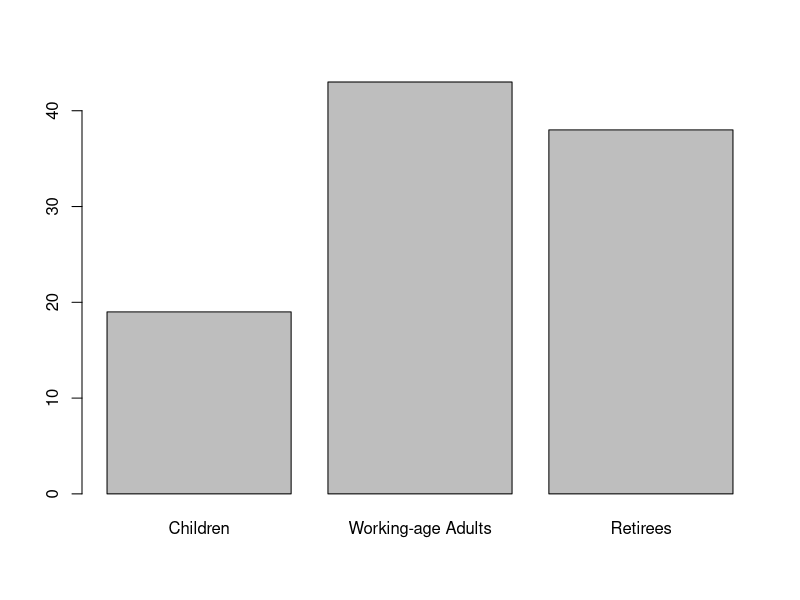
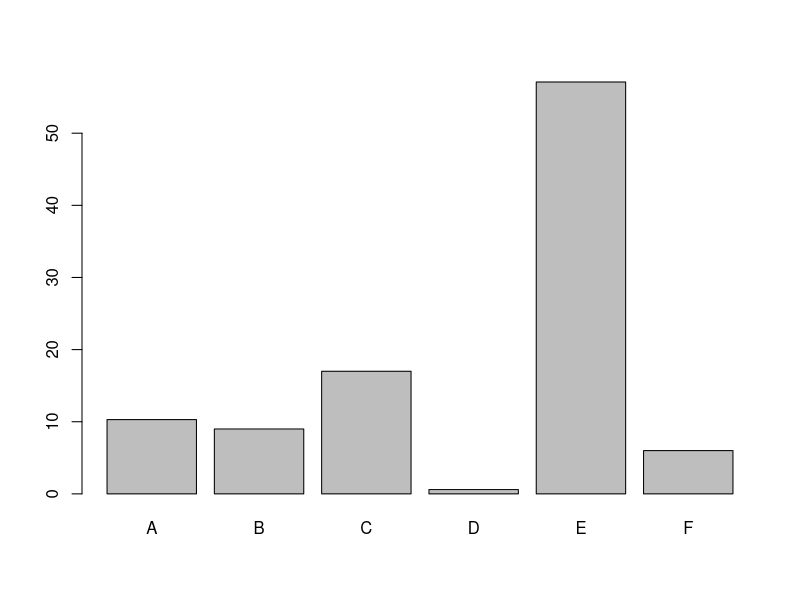
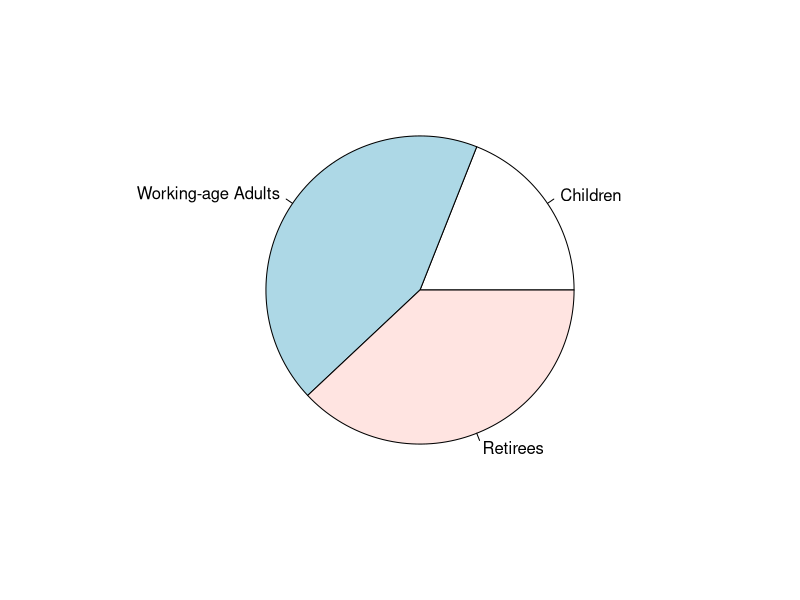
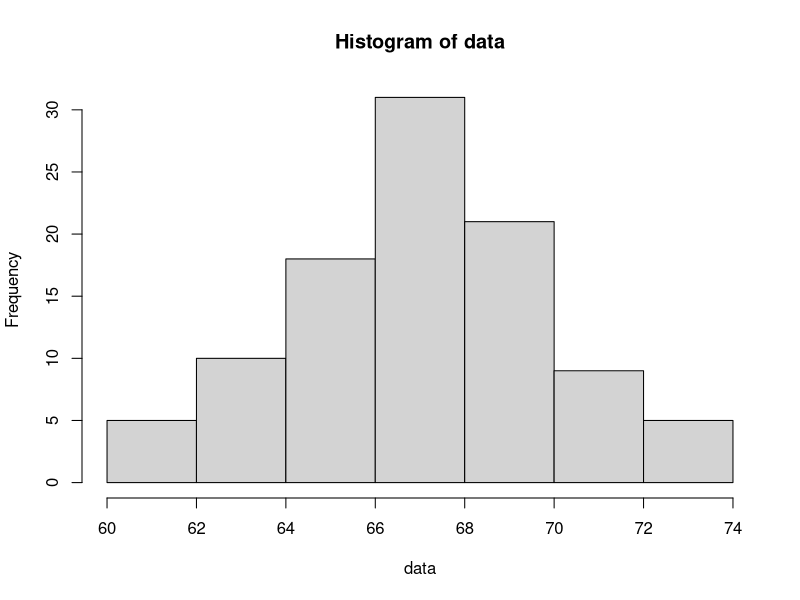
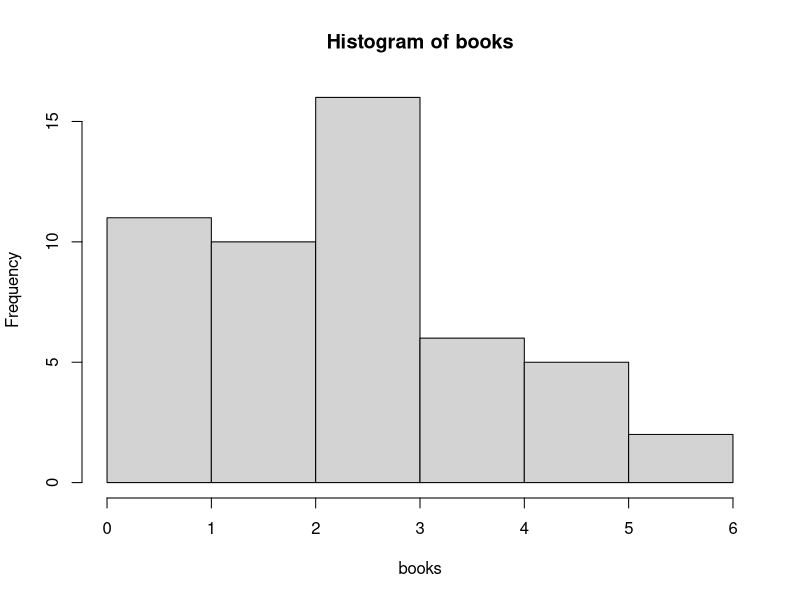
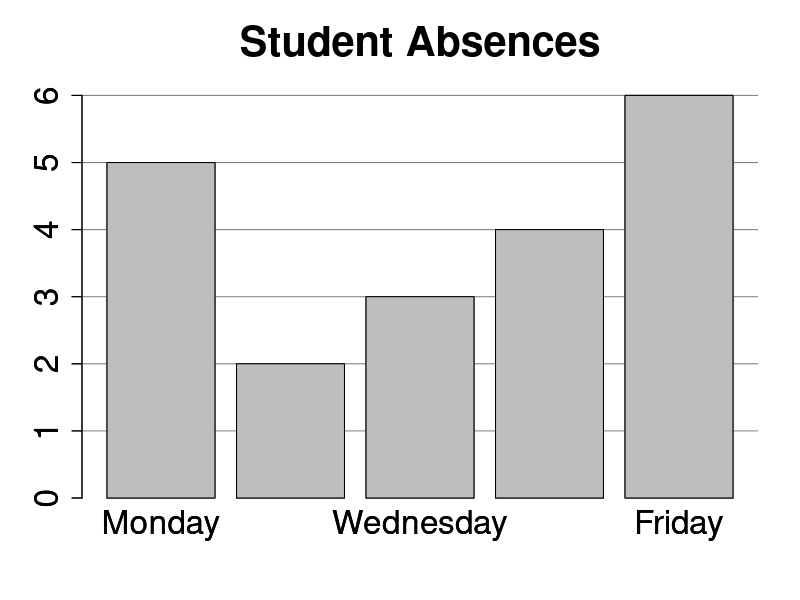
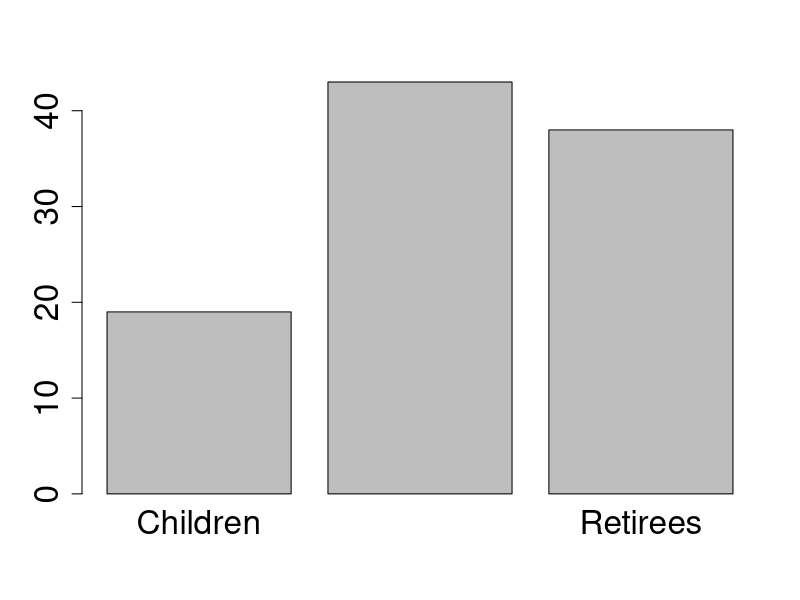
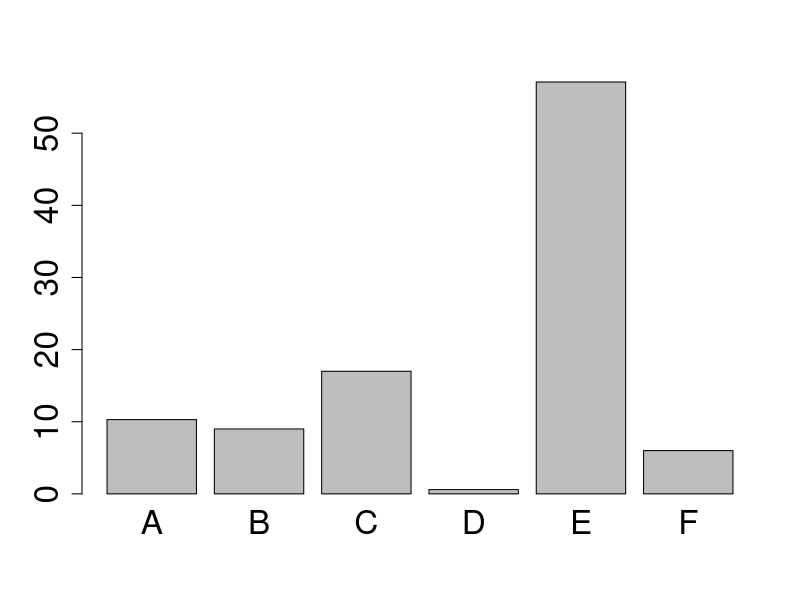

These charts were generated, in order, by the following R code:
# Relative Frequency for Face-to-Face Modality
42/75

# Relative Frequency for Online Modality
26/75

# Relative Frequency for Hybrid Modality
7/75

## To Do: Example Video with missing relative frequency

png("elementary_attendance_barchart.png", width = 1000, height = 500)

absences = c(5, 2, 3, 4, 6)
day = c("Monday", "Tuesday", "Wednesday", "Thursday", "Friday")

barplot(height = absences, names = day, ylim = c(0,6.2), cex.names = 2, cex.axis = 2, cex.main = 2.5, main = "Student Absences")
for (j in 1:6) {
    abline(h = j, col = "gray50")
}
barplot(height = absences, names = day, ylim = c(0,6.2), cex.names = 2, cex.axis = 2, cex.main = 2.5, main = "Student Absences", add = TRUE)

dev.off()

2/20 * 100

## To Do: Video Example Reading Barcharts

proportions = c(19, 43, 38)
age_groups = c("Children", "Working-age Adults", "Retirees")

barplot(height = proportions, names = age_groups)

png("park_city_barchart.png", width = 1000, height = 500)

proportions = c(19, 43, 38)
age_groups = c("Children", "Working-age Adults", "Retirees")

barplot(height = proportions, names = age_groups, cex.names = 2, cex.axis = 2)

dev.off()

APproportion = c(10.3, 9.0, 17.0, 0.6, 57.1, 6.0)
race = c("A", "B", "C", "D", "E", "F")

barplot(height = APproportion, names = race)

png("ap_examinees_barchart.png", width = 1000, height = 500)

APproportion = c(10.3, 9.0, 17.0, 0.6, 57.1, 6.0)
race = c("A", "B", "C", "D", "E", "F")

barplot(height = APproportion, names = race, cex.names = 2, cex.axis = 2)

dev.off()

## To Do: Video Example Creating Bar Charts

proportions = c(19, 43, 38)
age_groups = c("Children", "Working-age Adults", "Retirees")

pie(proportions, labels = age_groups)

png("park_city_piechart.png", width = 1000, height = 1000)

par(mar = c(2, 0, 0, 0))

proportions = c(19, 43, 38)
age_groups = c("Children", "Working-age\nAdults", "Retirees")

pie(proportions, labels = age_groups, cex = 2.5)

dev.off()

png("pie_vs_bar.png", width = 1000, height = 1000)

a <- matrix(c(17, 18, 20, 22, 23,
                20, 20, 19, 21, 20,
                23, 22, 20, 18, 17), nrow=3, byrow=T)
  titles <- c("A", "B", "C")
  cols <- c("#173f5f", "#20639b", "#3caea3", "#f6d55c", "tomato2")
  
  defaultmar <- par()$mar
  layout(matrix(c(1,3,5,
                  2,4,6), nrow=2, byrow=T), height=c(1,1))       
  par(cex=2)
  par(font=1)
  par(las=1)
  par(font.axis=1)
  par(mgp=c(1,1,0))
  
  for (i in 1:nrow(a)) {
    par(mar=c(0,0,2,0))
    pie(a[i,], init=90, clockwise=T, col=cols, radius=0.8)
    title(main=titles[i], line=0)
    par(mar=defaultmar+c(-2,-1.5,-4,-0.5))
    par(mgp=c(0,0.5,0))
    barplot(a[i,], horiz=F, xlim=c(0,10), ylim=c(0,25), col=cols, border=1,
            names.arg=1:5, space=0.8, axes=F)
    par(mgp=c(0,1,0))
  
    
    axis(2)
  }

dev.off()

png("gas_hist.png", width = 1000, height = 700)

x = runif(45, min = 4.30, max = 4.40)
x = append(x, runif(60, min = 4.40, max = 4.50))
x = append(x, runif(70, min = 4.50, max = 4.60))
x = append(x, runif(40, min = 4.60, max = 4.70))
x = append(x, runif(20, min = 4.70, max = 4.80))
x = append(x, runif(15, min = 4.80, max = 4.90))
x = append(x, runif(5, min = 4.90, max = 5.00))

par(mgp = c(4, 1, 0), mar = c(5, 6, 5, 0))
hist(x, ylim = c(0, 71), xaxt = "n", xlab = "Gas Prices", main = "Histogram of Gas Prices in the Bay Area", cex.lab = 2.5, cex.axis = 2, cex.main = 2.5, col = "gray70")
for (j in 1:7) {
    abline(h = j*10, col = "gray50")
}
hist(x, ylim = c(0, 71), xaxt = "n", xlab = "Gas Prices", main = "Histogram of Gas Prices in the Bay Area", cex.lab = 2.5, cex.axis = 2, cex.main = 2.5, col = "gray70", add = TRUE)
axis(1, at = seq(from = 4.30, to = 5.00, by = 0.10), labels = c("4.30", "4.40", "4.50", "4.60", "4.70", "4.80", "4.90", "5.00"), cex.axis = 2)

dev.off()

130/255 * 100

## To Do: Video Example Interpret Histogram

data = c(60, 60.5, 61, 61, 61.5, 63.5, 63.5, 63.5, 64, 64, 64, 64, 64, 64, 64, 64.5, 64.5, 64.5, 64.5, 64.5, 64.5, 64.5, 64.5, 66, 66, 66, 66, 66, 66, 66, 66, 66, 66, 66.5, 66.5, 66.5, 66.5, 66.5, 66.5, 66.5, 66.5, 66.5, 66.5, 66.5, 67, 67, 67, 67, 67, 67, 67, 67, 67, 67, 67, 67, 67.5, 67.5, 67.5, 67.5, 67.5, 67.5, 68, 68, 69, 69, 69, 69, 69, 69, 69, 69, 69, 69, 69.5, 69.5, 69.5, 69.5, 69.5, 70, 70, 70, 70, 70, 70, 70.5, 70.5, 70.5, 71, 71, 71, 72, 72, 72, 72.5, 72.5, 73, 73.5, 74)

hist(data)

png("soccer_hist.png", width = 1000, height = 500)

par(mgp = c(4, 1, 0), mar = c(5, 6, 5, 0))
data = c(60, 60.5, 61, 61, 61.5, 63.5, 63.5, 63.5, 64, 64, 64, 64, 64, 64, 64, 64.5, 64.5, 64.5, 64.5, 64.5, 64.5, 64.5, 64.5, 66, 66, 66, 66, 66, 66, 66, 66, 66, 66, 66.5, 66.5, 66.5, 66.5, 66.5, 66.5, 66.5, 66.5, 66.5, 66.5, 66.5, 67, 67, 67, 67, 67, 67, 67, 67, 67, 67, 67, 67, 67.5, 67.5, 67.5, 67.5, 67.5, 67.5, 68, 68, 69, 69, 69, 69, 69, 69, 69, 69, 69, 69, 69.5, 69.5, 69.5, 69.5, 69.5, 70, 70, 70, 70, 70, 70, 70.5, 70.5, 70.5, 71, 71, 71, 72, 72, 72, 72.5, 72.5, 73, 73.5, 74)

hist(data, cex.lab = 2.5, cex.axis = 2, cex.main = 2.5, col = "gray70")

dev.off()

books = c(0, 0, 1, 1, 1, 1, 1, 1, 1, 1, 1, 2, 2, 2, 2, 2, 2, 2, 2, 2, 2, 3, 3, 3, 3, 3, 3, 3, 3, 3, 3, 3, 3, 3, 3, 3, 3, 4, 4, 4, 4, 4, 4, 5, 5, 5, 5, 5, 6, 6)

hist(books)

png("books_hist.png", width = 1000, height = 500)

par(mgp = c(4, 1, 0), mar = c(5, 6, 5, 0))
books = c(0, 0, 1, 1, 1, 1, 1, 1, 1, 1, 1, 2, 2, 2, 2, 2, 2, 2, 2, 2, 2, 3, 3, 3, 3, 3, 3, 3, 3, 3, 3, 3, 3, 3, 3, 3, 3, 4, 4, 4, 4, 4, 4, 5, 5, 5, 5, 5, 6, 6)

hist(books, cex.lab = 2.5, cex.axis = 2, cex.main = 2.5, col = "gray70")

dev.off()

png("books_bar.png", width = 1000, height = 500)

par(mgp = c(4, 1, 0), mar = c(5, 6, 5, 0))
books = c(0, 0, 1, 1, 1, 1, 1, 1, 1, 1, 1, 2, 2, 2, 2, 2, 2, 2, 2, 2, 2, 3, 3, 3, 3, 3, 3, 3, 3, 3, 3, 3, 3, 3, 3, 3, 3, 4, 4, 4, 4, 4, 4, 5, 5, 5, 5, 5, 6, 6)

freq = c()
lab = c()
for (j in 0:6) {
    freq = append(freq, sum(books == j))
    lab = append(lab, paste0(j, " books"))
}

barplot(height = freq, names = lab, 
        main = "Bar chart of books",
        ylab = "Frequency",
        xlab = "Number of Books",
        cex.lab = 2.5, cex.axis = 2, cex.names = 2, cex.main = 2.5)

dev.off()

## To Do: Video Example Create Histogram
